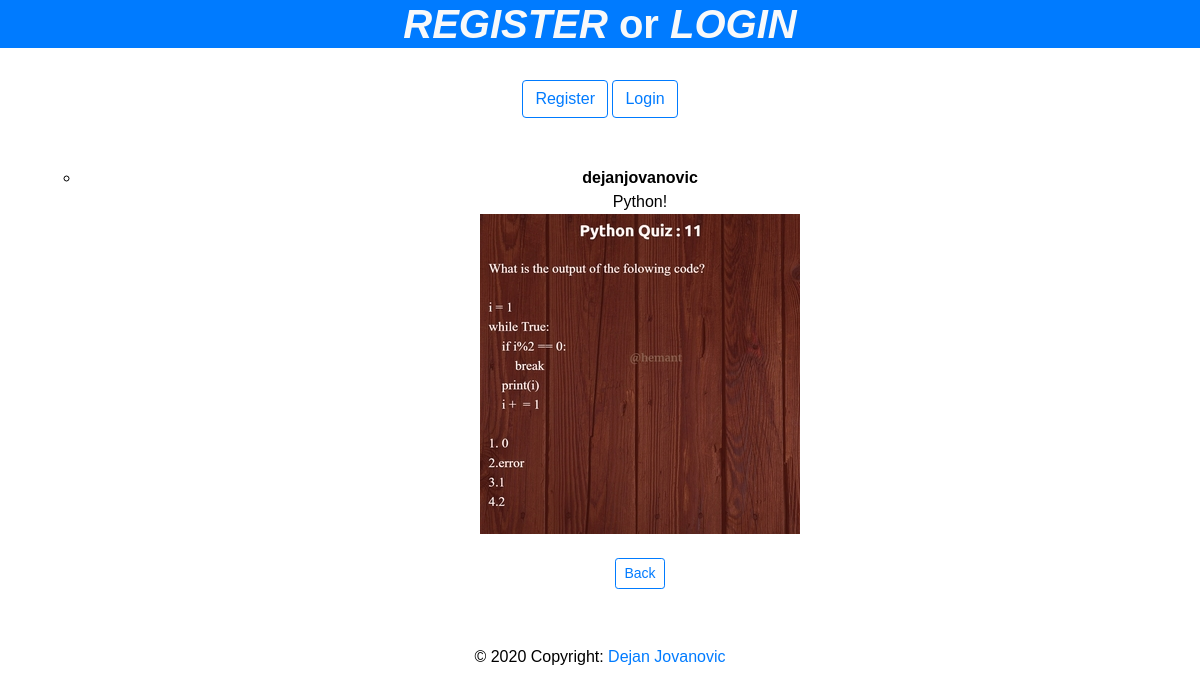
The page /details/46 on the database its author committed.
### test_app/models.py (models this page shows, shortened)
class Post(models.Model):
	author = models.ForeignKey(User, on_delete = models.CASCADE)
	body = models.TextField()
	image = ResizedImageField(size=[480, 320], quality=100, upload_to='pictures', null=True, blank=True)
	video = models.FileField(upload_to='videos', null=True, blank=True)
	date = models.DateTimeField(default=datetime.now)

### test_app/views.py (the view)
# urls.py: path('details/<int:pk>', details.as_view(), name = 'details'),
class details(DetailView):
	model = Post
	template_name = 'details.html'

### test_app/templates/details.html (shortened to what this page needs)
{% extends 'base.html' %}
{% block body %}
{% if post %}
    <br>
    <br>
    <ul>
    <li><b>{{ post.author }}</b></li>
            {{ post.body|safe }}
            {% if post.image %}
                <br>
                <img src="{{ post.image.url }}">
            {% endif %}
        <br>
        <br>
            <a href="{% url 'home' %}" class='btn btn-outline-primary btn-sm'> Back </a>
    </ul>
{% endif %}
{% endblock %}

### rows shown on the page
Post: author "dejanjovanovic", body "Python!", image (picture)
